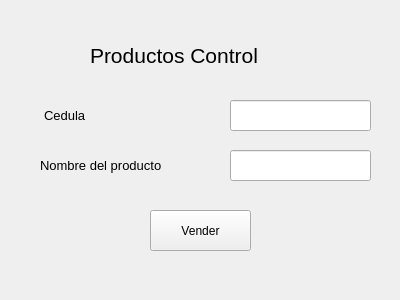
<?xml version="1.0" encoding="UTF-8"?>
<ui version="4.0">
 <class>Form</class>
 <widget class="QWidget" name="Form">
  <property name="geometry">
   <rect>
    <x>0</x>
    <y>0</y>
    <width>400</width>
    <height>300</height>
   </rect>
  </property>
  <property name="windowTitle">
   <string>Form</string>
  </property>
  <widget class="QLabel" name="label">
   <property name="geometry">
    <rect>
     <x>90</x>
     <y>30</y>
     <width>221</width>
     <height>51</height>
    </rect>
   </property>
   <property name="font">
    <font>
     <pointsize>16</pointsize>
    </font>
   </property>
   <property name="text">
    <string>Productos Control</string>
   </property>
  </widget>
  <widget class="QLabel" name="label_2">
   <property name="geometry">
    <rect>
     <x>44</x>
     <y>100</y>
     <width>161</width>
     <height>31</height>
    </rect>
   </property>
   <property name="font">
    <font>
     <pointsize>10</pointsize>
    </font>
   </property>
   <property name="text">
    <string>Cedula</string>
   </property>
  </widget>
  <widget class="QLineEdit" name="lineEdit">
   <property name="geometry">
    <rect>
     <x>230</x>
     <y>100</y>
     <width>141</width>
     <height>31</height>
    </rect>
   </property>
   <property name="font">
    <font>
     <pointsize>10</pointsize>
    </font>
   </property>
  </widget>
  <widget class="QLabel" name="label_3">
   <property name="geometry">
    <rect>
     <x>40</x>
     <y>150</y>
     <width>161</width>
     <height>31</height>
    </rect>
   </property>
   <property name="font">
    <font>
     <pointsize>10</pointsize>
    </font>
   </property>
   <property name="text">
    <string>Nombre del producto</string>
   </property>
  </widget>
  <widget class="QLineEdit" name="lineEdit_2">
   <property name="geometry">
    <rect>
     <x>230</x>
     <y>150</y>
     <width>141</width>
     <height>31</height>
    </rect>
   </property>
   <property name="font">
    <font>
     <pointsize>10</pointsize>
    </font>
   </property>
  </widget>
  <widget class="QPushButton" name="pushButton">
   <property name="geometry">
    <rect>
     <x>150</x>
     <y>210</y>
     <width>101</width>
     <height>41</height>
    </rect>
   </property>
   <property name="text">
    <string>Vender</string>
   </property>
  </widget>
 </widget>
 <resources/>
 <connections/>
</ui>
